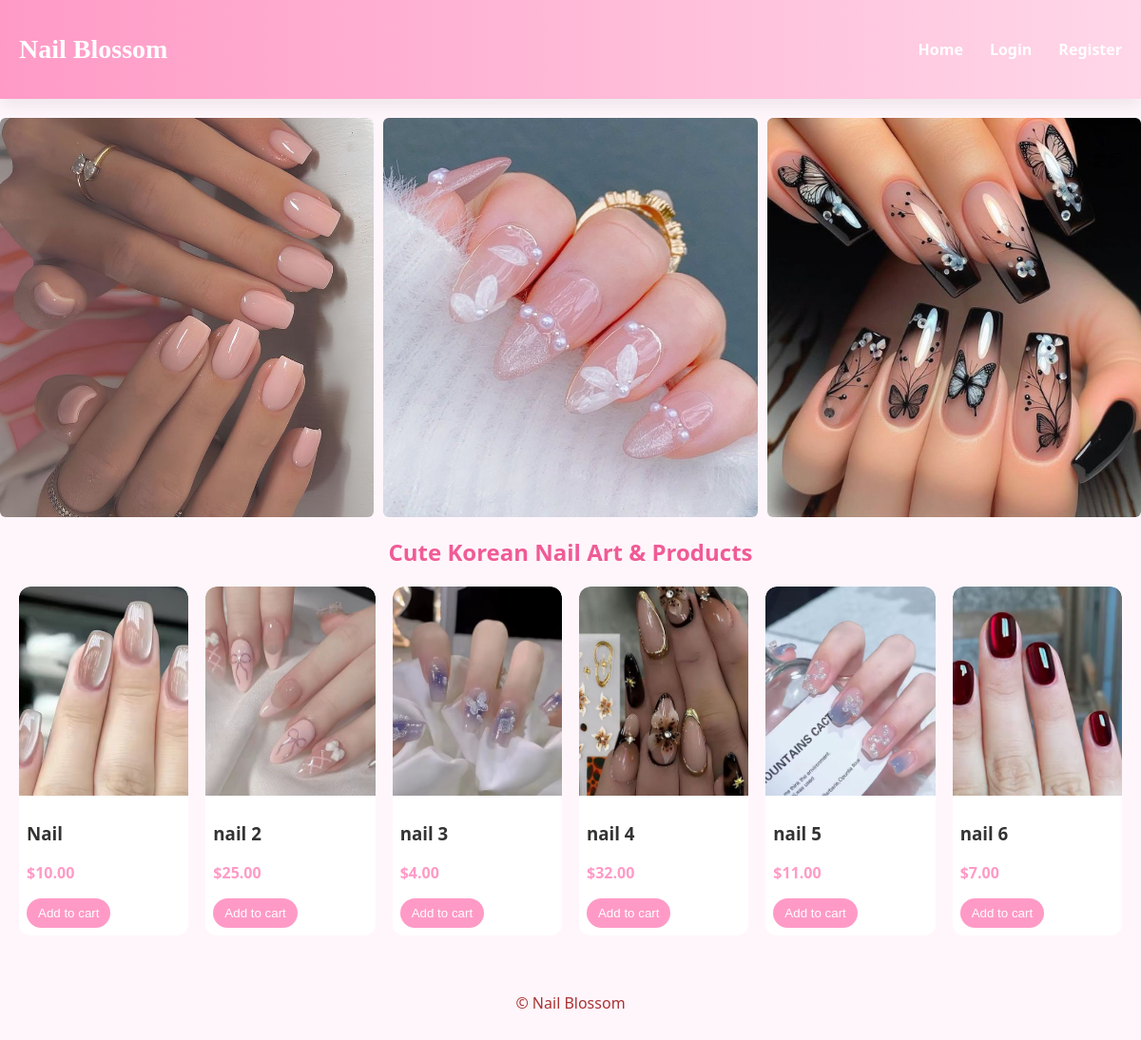
The page / on the database its author committed.
### store/models.py (models this page shows, shortened)
class Product(models.Model):
    category = models.ForeignKey(Category, on_delete=models.SET_NULL, null=True, blank=True)
    title = models.CharField(max_length=200)
    slug = models.SlugField(unique=True)
    description = models.TextField(blank=True)
    price = models.DecimalField(max_digits=8, decimal_places=2)
    image = models.ImageField(upload_to='products/', null=True, blank=True)
    available = models.BooleanField(default=True)

### store/views.py (the view)
# urls.py: 2. Add a URL to urlpatterns:  path('', views.home, name='home')
def home(request):
    products = Product.objects.filter(available=True)[:12]
    return render(request, 'store/home.html', {'products': products})

### store/context_processors.py (called while the page is built)
def cart_and_profile(request):
    cart_count = 0
    try:
        if request.user.is_authenticated:
            cart = Cart.objects.get(user=request.user)
            cart_count = sum(item.quantity for item in cart.items.all())
    except Exception:
        cart_count = 0
    return {
        'cart_count': cart_count,
    }

### store/templates/store/home.html (shortened to what this page needs)
{% extends 'store/base.html' %}
{% load static %}
{% block content %}
  <div class="hero">
    <div class="carousel-grid">
      <a class="banner-card" href="#">
        <img class="banner" src="{% static 'store/images/banner4.png' %}" alt="banner 4 alt">
      </a>
      <a class="banner-card" href="#">
        <img class="banner" src="{% static 'store/images/banner5.png' %}" alt="banner 5 alt">
      </a>
      <a class="banner-card" href="#">
        <img class="banner" src="{% static 'store/images/banner3.png' %}" alt="banner 3">
      </a>
    </div>
  </div>
  <h2 class="section-title">Cute Korean Nail Art & Products</h2>
  <div class="grid">
    {% for product in products %}
      <div class="card">
        <a href="{% url 'product_detail' slug=product.slug %}">
          {% if product.image %}
            <img src="{{ product.image.url }}" alt="{{ product.title }}">
          {% else %}
            <div class="placeholder">No Image</div>
          {% endif %}
        </a>
        <div class="card-body">
          <h3>{{ product.title }}</h3>
          <p class="price">${{ product.price }}</p>
          <button class="btn add-cart" data-id="{{ product.id }}">Add to cart</button>
        </div>
      </div>
    {% empty %}
      <p>No products yet.</p>
    {% endfor %}
  </div>
{% endblock %}

### store/templates/store/base.html (shortened to what this page needs)
<!doctype html>
{% load static %}
<html>
  <head>
    <link rel="stylesheet" href="{% static 'store/css/style.css' %}">
  </head>
  <body>
    <header class="site-header">
      <div class="container header-inner">
        <div class="brand">
          <h1 class="logo">Nail Blossom</h1>
        </div>
        <nav class="main-nav">
          <a href="{% url 'home' %}">Home</a>
          {% if user.is_authenticated %}
            <a href="{% url 'view_cart' %}">Cart <span class="cart-count">{{ cart_count }}</span></a>
            <a class="dashboard-link" href="{% url 'dashboard' %}">
              {% if request.user.profile.avatar %}
                <img src="{{ request.user.profile.avatar.url }}" alt="avatar" class="nav-avatar">
              {% else %}
                <img src="{% static 'store/images/persona.svg' %}" alt="avatar" class="nav-avatar">
              {% endif %}
              <span class="dash-text">Dashboard</span>
            </a>
            <a href="{% url 'logout' %}">Logout</a>
          {% else %}
            <a href="{% url 'login' %}">Login</a>
            <a href="{% url 'register' %}">Register</a>
          {% endif %}
        </nav>
      </div>
    </header>
    <main class="container">
      {% block content %}{% endblock %}
    </main>
    <footer class="site-footer">
      <div class="container">© Nail Blossom</div>
    </footer>
  </body>
</html>

### store/static/store/css/style.css (style rules this page uses)
:root { --bg: #fff6fb; --accent: #ff9ac6; --accent-2: #ffd7e8; --text: #333; }
* { box-sizing:border-box }
body { font-family: 'Segoe UI', Tahoma, sans-serif;background:var(--bg);color:var(--text);margin:0 }
.container { max-width:1200px;margin:0 auto;padding:20px }
.site-header { background:linear-gradient(90deg,var(--accent),var(--accent-2));padding:16px 0;box-shadow:0 6px 18px rgba(0,0,0,0.08) }
.logo { font-family: 'Brush Script MT', cursive;font-size:28px;color:white;margin:0 }
.header-inner { display:flex;align-items:center;justify-content:space-between }
.brand { display:flex;align-items:center;gap:12px }
.main-nav a { color:white;margin-left:16px;text-decoration:none;font-weight:600 }
.section-title { color:#f05b96;text-align:center }
.grid { display:grid;grid-template-columns:repeat(auto-fit,minmax(150px,1fr));gap:18px }
.card { background:white;border-radius:12px;padding:0;transition:transform .18s ease,box-shadow .18s ease;overflow:hidden }
.card img { width:100%;height:220px;object-fit:cover;border-radius:12px 12px 0 0;display:block }
.card img { transition:transform .25s ease,filter .25s ease }
.card-body { padding:8px }
.price { color:var(--accent);font-weight:700 }
.btn { display:inline-block;background:var(--accent);color:white;padding:8px 12px;border-radius:999px;text-decoration:none;transition:transform .12s ease }
.btn.add-cart { border:0 }
.site-footer { padding:20px;text-align:center;color:#a33 }
.main-nav { display:flex;align-items:center;gap:12px }
.main-nav a { display:inline-flex;align-items:center;gap:8px }
.hero { margin-bottom:18px;width:100vw;margin-left:calc(50% - 50vw);margin-right:calc(50% - 50vw) }
.carousel-grid { display:grid;grid-template-columns:repeat(3,1fr);gap:10px;height:420px;overflow:hidden;position:relative }
.carousel-grid .banner-card { display:block;position:relative;overflow:hidden;border-radius:6px }
.carousel-grid .banner-card { display:block;position:relative;overflow:hidden;border-radius:6px;min-height:220px }
.carousel-grid .banner { width:100%;height:100%;object-fit:cover;display:block;transition:opacity 1.2s cubic-bezier(.2,.8,.2,1), transform 1.2s cubic-bezier(.2,.8,.2,1);opacity:1;position:absolute;inset:0 }
.carousel-grid::after { content:'';position:absolute;left:0;right:0;top:0;bottom:0;pointer-events:none;background:linear-gradient(180deg,rgba(255,255,255,0) 0%, rgba(255,255,255,0.06) 100%) }
html,body { overflow-x:hidden }

### rows shown on the page
Product: image (picture), title "Nail", price "10.00"
Product: image (picture), title "nail 2", price "25.00"
Product: image (picture), title "nail 3", price "4.00"
Product: image (picture), title "nail 4", price "32.00"
Product: image (picture), title "nail 5", price "11.00"
Product: image (picture), title "nail 6", price "7.00"
